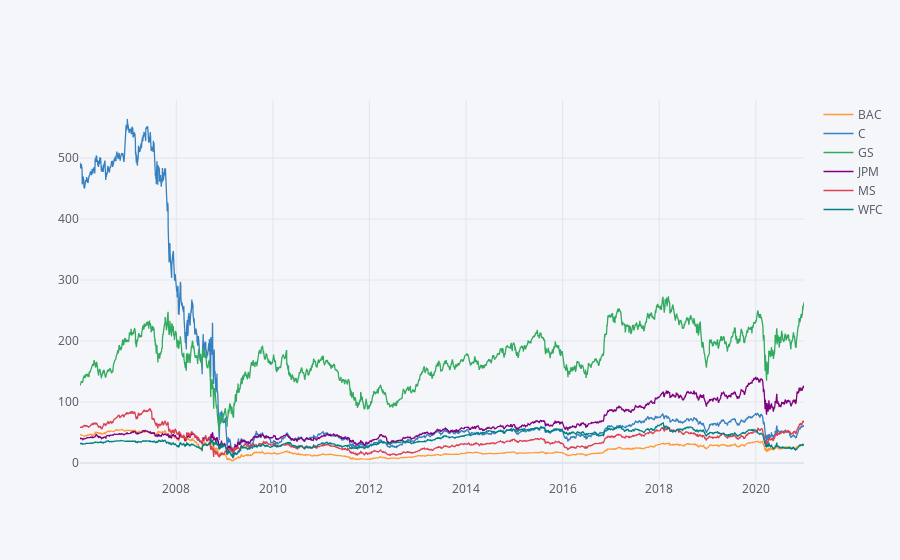

Notebook code for this chart:
### Code cell
bank_stocks.xs(key='Close',axis=1,level='Stock Info').iplot()

### Figure 1 — Plotly figure (JSON) as saved in the notebook; plotly's stock layout.template omitted (floating-point values rounded to 4 significant figures; data arrays with more than 128 entries replaced by an {"elided": "..."} marker saying what was removed)
{"data": [{"line": {"color": "rgba(255, 153, 51, 1.0)", "dash": "solid", "shape": "linear", "width": 1.3}, "mode": "lines", "name": "BAC", "text": "", "type": "scatter", "x": {"elided": "3776 str values"}, "y": {"elided": "3776 float values"}}, {"line": {"color": "rgba(55, 128, 191, 1.0)", "dash": "solid", "shape": "linear", "width": 1.3}, "mode": "lines", "name": "C", "text": "", "type": "scatter", "x": {"elided": "3776 str values"}, "y": {"elided": "3776 float values"}}, {"line": {"color": "rgba(50, 171, 96, 1.0)", "dash": "solid", "shape": "linear", "width": 1.3}, "mode": "lines", "name": "GS", "text": "", "type": "scatter", "x": {"elided": "3776 str values"}, "y": {"elided": "3776 float values"}}, {"line": {"color": "rgba(128, 0, 128, 1.0)", "dash": "solid", "shape": "linear", "width": 1.3}, "mode": "lines", "name": "JPM", "text": "", "type": "scatter", "x": {"elided": "3776 str values"}, "y": {"elided": "3776 float values"}}, {"line": {"color": "rgba(219, 64, 82, 1.0)", "dash": "solid", "shape": "linear", "width": 1.3}, "mode": "lines", "name": "MS", "text": "", "type": "scatter", "x": {"elided": "3776 str values"}, "y": {"elided": "3776 float values"}}, {"line": {"color": "rgba(0, 128, 128, 1.0)", "dash": "solid", "shape": "linear", "width": 1.3}, "mode": "lines", "name": "WFC", "text": "", "type": "scatter", "x": {"elided": "3776 str values"}, "y": {"elided": "3776 float values"}}], "layout": {"legend": {"bgcolor": "#F5F6F9", "font": {"color": "#4D5663"}}, "paper_bgcolor": "#F5F6F9", "plot_bgcolor": "#F5F6F9", "title": {"font": {"color": "#4D5663"}}, "xaxis": {"gridcolor": "#E1E5ED", "showgrid": true, "tickfont": {"color": "#4D5663"}, "title": {"font": {"color": "#4D5663"}, "text": ""}, "zerolinecolor": "#E1E5ED"}, "yaxis": {"gridcolor": "#E1E5ED", "showgrid": true, "tickfont": {"color": "#4D5663"}, "title": {"font": {"color": "#4D5663"}, "text": ""}, "zerolinecolor": "#E1E5ED"}}}
